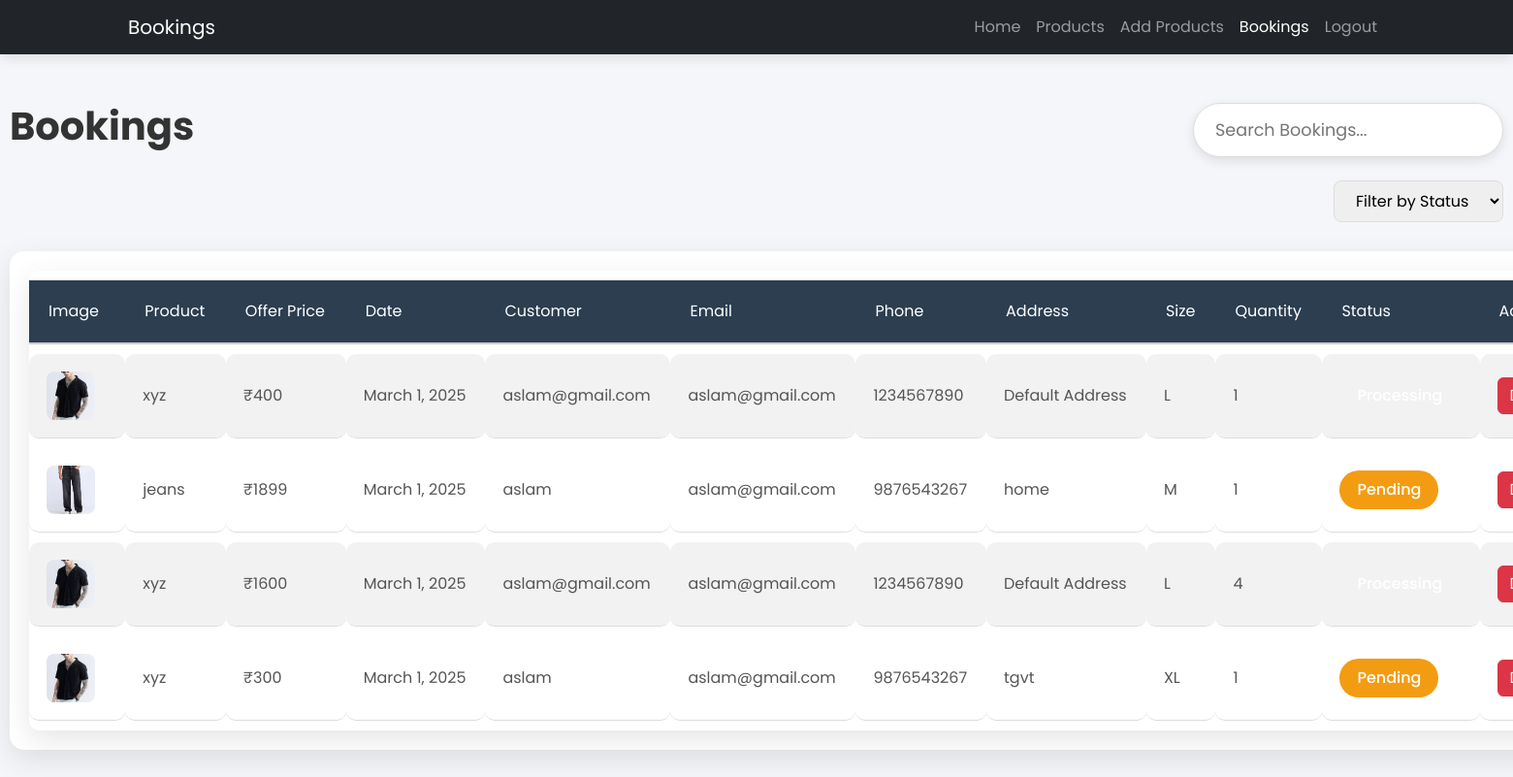
Screenshot of /bookings with the database file from the repository.
### app/models.py (models this page shows, shortened)
class Buy(models.Model):
    user=models.ForeignKey(User,on_delete=models.CASCADE)
    product=models.ForeignKey(Product,on_delete=models.CASCADE)
    price=models.IntegerField()
    date=models.DateField(auto_now_add=True)
    size = models.CharField(max_length=10, choices=[('S', 'Small'), ('M', 'Medium'), ('L', 'Large')], default='M')  # Default size is Medium
    quantity = models.PositiveIntegerField(default=1)  # Default quantity is 1

class Product(models.Model):
    pro_id=models.TextField()
    name=models.TextField()
    price=models.IntegerField()
    ofr_price=models.IntegerField()
    img=models.FileField()
    dis=models.TextField()
    sizes = models.ManyToManyField(Size, related_name='Sizes')
    quantity = models.PositiveIntegerField(default=0)  # New field for stock quantity

class Order(models.Model):
    name = models.CharField(max_length=100)
    email = models.EmailField()
    phone_number = models.CharField(max_length=15)
    shipping_address = models.TextField()
    status = models.CharField(max_length=20, default='Pending')
    created_at = models.DateTimeField(auto_now_add=True)

### app/views.py (the view)
# urls.py: path('bookings',views.bookings),
def bookings(request):
    buy = Buy.objects.select_related('product', 'user').all().order_by('-date')
    orders = Order.objects.all()
    combined_data = zip(buy, orders)
    return render(request, 'shop/bookings.html', {'combined_data': combined_data})

### templates/shop/bookings.html (shortened to what this page needs)
<!DOCTYPE html>
<html lang="en">
<head>
    <link href="https://cdn.jsdelivr.net/npm/bootstrap@5.3.3/dist/css/bootstrap.min.css" rel="stylesheet">
</head>
<body>
    <nav class="navbar navbar-expand-lg navbar-dark bg-dark">
        <div class="container">
            <a class="navbar-brand" href="#">Bookings</a>
            <div class="collapse navbar-collapse" id="navbarNav">
                <ul class="navbar-nav ms-auto">
                    <li class="nav-item"><a class="nav-link" href="/shp_home">Home</a></li>
                    <li class="nav-item"><a class="nav-link" href="/products">Products</a></li>
                    <li class="nav-item"><a class="nav-link" href="/add_prod">Add Products</a></li>
                    <li class="nav-item"><a class="nav-link active" href="#">Bookings</a></li>
                    <li class="nav-item"><a class="nav-link" href="/shp_logout">Logout</a></li>
                </ul>
            </div>
        </div>
    </nav>
    <div class="content">
        <div class="d-flex justify-content-between align-items-center mb-4">
            <h2>Bookings</h2>
            <input type="text" id="search" class="search-bar" placeholder="Search Bookings...">
        </div>
        <div class="filter-container">
            <select id="statusFilter">
                <option value="">Filter by Status</option>
            </select>
        </div>
        <div class="table-container">
            <table class="table table-striped table-hover">
                <thead>
                    <tr>
                        <th>Image</th>
                        <th>Product</th>
                        <th>Offer Price</th>
                        <th>Date</th>
                        <th>Customer</th>
                        <th>Email</th>
                        <th>Phone</th>
                        <th>Address</th>
                        <th>Size</th>
                        <th>Quantity</th>
                        <th>Status</th>
                        <th>Actions</th>
                    </tr>
                </thead>
                <tbody id="bookingTable">
                    {% for buy, order in combined_data %}
                    <tr>
                        <td><img src="{{ buy.product.img.url }}" alt="{{ buy.product.name }}" class="product-img"></td>
                        <td>{{ buy.product.name }}</td>
                        <td>₹{{ buy.price }}</td>
                        <td>{{ buy.date }}</td>
                        <td>{{ order.name }}</td>
                        <td>{{ order.email }}</td>
                        <td>{{ order.phone_number }}</td>
                        <td>{{ order.shipping_address }}</td>
                        <td>{{ buy.size }}</td>
                        <td>{{ buy.quantity }}</td>
                        <td>
                            <span class="status-badge
                                {% if order.status == 'Pending' %}status-pending
                                {% elif order.status == 'Confirmed' %}status-confirmed
                                {% elif order.status == 'Cancelled' %}status-cancelled
                                {% endif %}">
                                {{ order.status }}
                            </span>
                        </td>
                        <td>
                            <button class="btn btn-danger" data-bs-toggle="modal" data-bs-target="#deleteModal{{ order.id }}">Delete</button>
                        </td>
                    </tr>
                    {% endfor %}
                </tbody>
            </table>
        </div>
    </div>
</body>
</html>

### rows the page displays
Buy: product.img (picture), product.name "xyz", price "400", date "March 1, 2025", name "aslam@gmail.com", email "aslam@gmail.com", phone_number "1234567890", shipping_address "Default Address", size "L", quantity "1"
Buy: product.img (picture), product.name "jeans", price "1899", date "March 1, 2025", name "aslam", email "aslam@gmail.com", phone_number "9876543267", shipping_address "home", size "M", quantity "1", status "Pending"
Buy: product.img (picture), product.name "xyz", price "1600", date "March 1, 2025", name "aslam@gmail.com", email "aslam@gmail.com", phone_number "1234567890", shipping_address "Default Address", size "L", quantity "4"
Buy: product.img (picture), product.name "xyz", price "300", date "March 1, 2025", name "aslam", email "aslam@gmail.com", phone_number "9876543267", shipping_address "tgvt", size "XL", quantity "1", status "Pending"
